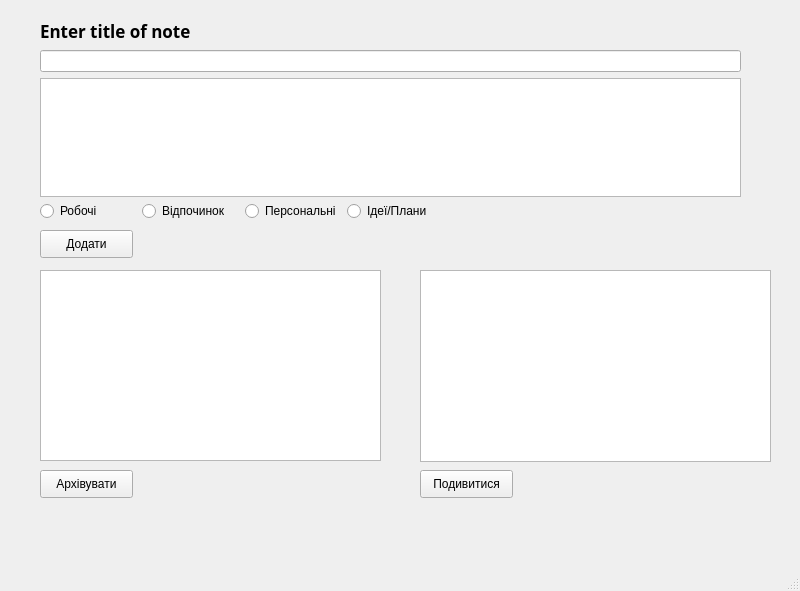
<?xml version="1.0" encoding="UTF-8"?>
<ui version="4.0">
 <class>MainWindow</class>
 <widget class="QMainWindow" name="MainWindow">
  <property name="geometry">
   <rect>
    <x>0</x>
    <y>0</y>
    <width>800</width>
    <height>591</height>
   </rect>
  </property>
  <property name="windowTitle">
   <string>MainWindow</string>
  </property>
  <widget class="QWidget" name="centralwidget">
   <widget class="QPushButton" name="AddNote">
    <property name="geometry">
     <rect>
      <x>40</x>
      <y>230</y>
      <width>93</width>
      <height>28</height>
     </rect>
    </property>
    <property name="cursor">
     <cursorShape>OpenHandCursor</cursorShape>
    </property>
    <property name="text">
     <string>Додати</string>
    </property>
   </widget>
   <widget class="QListWidget" name="TitleList">
    <property name="geometry">
     <rect>
      <x>40</x>
      <y>270</y>
      <width>341</width>
      <height>191</height>
     </rect>
    </property>
   </widget>
   <widget class="QPushButton" name="Archive">
    <property name="geometry">
     <rect>
      <x>40</x>
      <y>470</y>
      <width>93</width>
      <height>28</height>
     </rect>
    </property>
    <property name="text">
     <string>Архівувати</string>
    </property>
   </widget>
   <widget class="QLabel" name="label">
    <property name="geometry">
     <rect>
      <x>40</x>
      <y>10</y>
      <width>201</width>
      <height>41</height>
     </rect>
    </property>
    <property name="font">
     <font>
      <family>Sitka Heading</family>
      <pointsize>13</pointsize>
      <weight>75</weight>
      <italic>false</italic>
      <bold>true</bold>
     </font>
    </property>
    <property name="text">
     <string>Enter title of note</string>
    </property>
    <property name="textFormat">
     <enum>Qt::MarkdownText</enum>
    </property>
    <property name="scaledContents">
     <bool>false</bool>
    </property>
   </widget>
   <widget class="QWidget" name="layoutWidget">
    <property name="geometry">
     <rect>
      <x>40</x>
      <y>50</y>
      <width>701</width>
      <height>147</height>
     </rect>
    </property>
    <layout class="QVBoxLayout" name="verticalLayout">
     <item>
      <widget class="QLineEdit" name="NoteTitle">
       <property name="text">
        <string/>
       </property>
      </widget>
     </item>
     <item>
      <widget class="QPlainTextEdit" name="NoteText"/>
     </item>
    </layout>
   </widget>
   <widget class="QListWidget" name="Screen">
    <property name="geometry">
     <rect>
      <x>420</x>
      <y>270</y>
      <width>351</width>
      <height>192</height>
     </rect>
    </property>
   </widget>
   <widget class="QPushButton" name="Show">
    <property name="geometry">
     <rect>
      <x>420</x>
      <y>470</y>
      <width>93</width>
      <height>28</height>
     </rect>
    </property>
    <property name="text">
     <string>Подивитися</string>
    </property>
   </widget>
   <widget class="QWidget" name="">
    <property name="geometry">
     <rect>
      <x>40</x>
      <y>200</y>
      <width>403</width>
      <height>22</height>
     </rect>
    </property>
    <layout class="QHBoxLayout" name="horizontalLayout_3">
     <item>
      <widget class="QRadioButton" name="R1">
       <property name="text">
        <string>Робочі</string>
       </property>
      </widget>
     </item>
     <item>
      <widget class="QRadioButton" name="R2">
       <property name="text">
        <string>Відпочинок</string>
       </property>
      </widget>
     </item>
     <item>
      <widget class="QRadioButton" name="R3">
       <property name="text">
        <string>Персональні</string>
       </property>
      </widget>
     </item>
     <item>
      <widget class="QRadioButton" name="R4">
       <property name="text">
        <string>Ідеї/Плани</string>
       </property>
      </widget>
     </item>
    </layout>
   </widget>
  </widget>
  <widget class="QMenuBar" name="menubar">
   <property name="geometry">
    <rect>
     <x>0</x>
     <y>0</y>
     <width>800</width>
     <height>26</height>
    </rect>
   </property>
  </widget>
  <widget class="QStatusBar" name="statusbar"/>
 </widget>
 <resources/>
 <connections/>
</ui>
